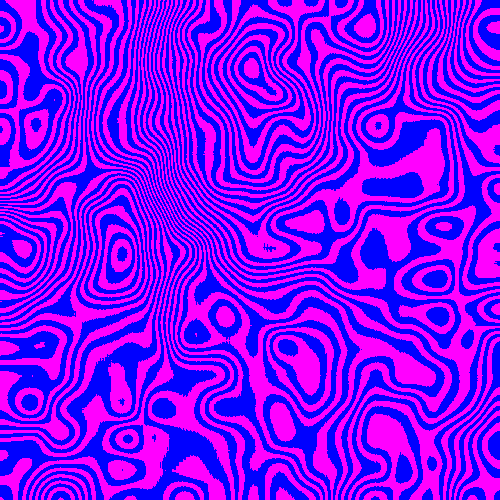
Frame 1 (no input)
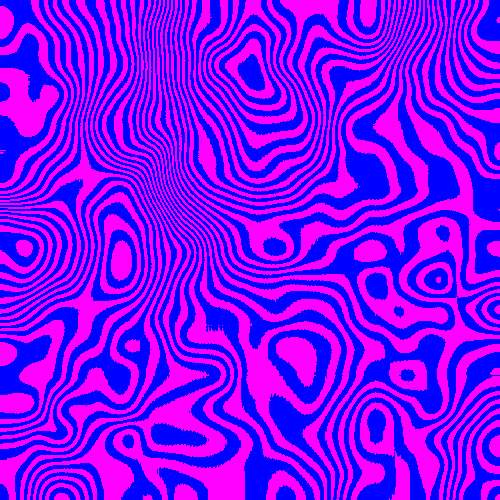
Frame 60 (the mouse pressed at the canvas centre just before this capture)
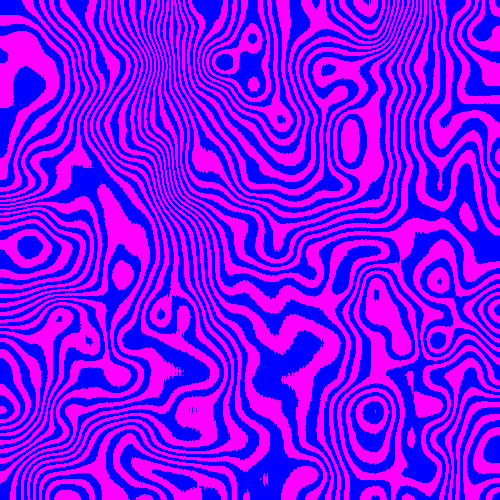
Frame 120 (the mouse held since frame 60 and released just before this capture)

The Processing sketch that drew these frames (run headless with seeded random() and noise(); from frame 60 on, the mouse is pressed at the canvas centre):

// Processing sketch: perlin_contour
// ── perlin_contour.pde
float dx, dy, dt;
color contourColor;
color bgColor;
void setup() {
  size(500,500);
  float screenScale = min(width, height);
  dx = 1.0 / screenScale;
  dy = 1.0 / screenScale;
  dt = 0.001;
  contourColor = color(255,0,255);
  bgColor = color(0,0,255);
}

void draw() {
  background(bgColor);
  //for(int w = 0; w < width; w++) {
  //  for(int h = 0; h < height; h++) {
  //    float val = getVal(w,h,frameCount);
  //    val = map(val, 0, 1, 0, 100);
  //    if (val % 10 < .1) {
  //      point(w,h);
  //    }
  //  }
  //}
  
  loadPixels();
  for(int i = 0; i < pixels.length; i++) {
    int x = i % width;
    int y = i / height;
    int t = frameCount;
    float val = getVal(x,y,t);
    val *= 100;
    if (val % 2 < 1) {
      pixels[i] = contourColor;
    }
  }
  updatePixels();
}


float getVal(float x, float y, float t) {
  //return noise(dx* x, dy * y, dt * t);
  float ans = noise(dx* x, dy * y, dt * t);
  ans += 1 * noise(2 * dx * x - 1000, 2 * dy * y - 1000, dt * t - 1000);
  //ans += .25 * noise(4 * dx * x + 1000, 4 * dy * y + 1000, dt * t + 1000);
  ans += t * dt;
  ans %= 1;
  return ans;
}
